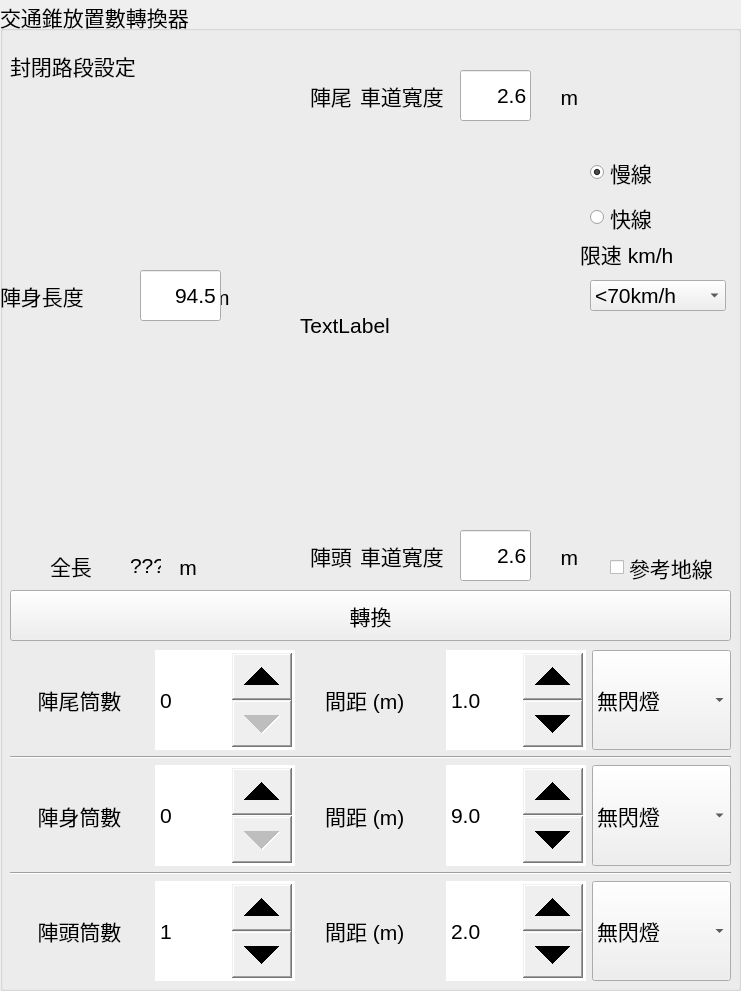
       <widget class="QGroupBox" name="groupBox_21">
        <property name="geometry">
         <rect>
          <x>560</x>
          <y>0</y>
          <width>741</width>
          <height>991</height>
         </rect>
        </property>
        <property name="sizePolicy">
         <sizepolicy hsizetype="Preferred" vsizetype="Preferred">
          <horstretch>0</horstretch>
          <verstretch>0</verstretch>
         </sizepolicy>
        </property>
        <property name="font">
         <font>
          <pointsize>16</pointsize>
         </font>
        </property>
        <property name="title">
         <string>交通錐放置數轉換器</string>
        </property>
        <widget class="QLabel" name="label_20">
         <property name="geometry">
          <rect>
           <x>310</x>
           <y>530</y>
           <width>61</width>
           <height>51</height>
          </rect>
         </property>
         <property name="font">
          <font>
           <pointsize>16</pointsize>
          </font>
         </property>
         <property name="toolTip">
          <string/>
         </property>
         <property name="frameShadow">
          <enum>QFrame::Plain</enum>
         </property>
         <property name="lineWidth">
          <number>1</number>
         </property>
         <property name="text">
          <string>陣頭</string>
         </property>
         <property name="margin">
          <number>10</number>
         </property>
        </widget>
        <widget class="QLabel" name="label_73">
         <property name="geometry">
          <rect>
           <x>360</x>
           <y>530</y>
           <width>241</width>
           <height>51</height>
          </rect>
         </property>
         <property name="font">
          <font>
           <pointsize>16</pointsize>
          </font>
         </property>
         <property name="toolTip">
          <string/>
         </property>
         <property name="frameShadow">
          <enum>QFrame::Plain</enum>
         </property>
         <property name="lineWidth">
          <number>1</number>
         </property>
         <property name="text">
          <string>車道寬度                    m</string>
         </property>
         <property name="margin">
          <number>10</number>
         </property>
        </widget>
        <widget class="QLineEdit" name="conePlaceConvStartLaneWidthLineEdit">
         <property name="geometry">
          <rect>
           <x>460</x>
           <y>530</y>
           <width>71</width>
           <height>51</height>
          </rect>
         </property>
         <property name="font">
          <font>
           <pointsize>16</pointsize>
          </font>
         </property>
         <property name="text">
          <string>2.6</string>
         </property>
         <property name="alignment">
          <set>Qt::AlignRight|Qt::AlignTrailing|Qt::AlignVCenter</set>
         </property>
        </widget>
        <widget class="QLabel" name="label_50">
         <property name="geometry">
          <rect>
           <x>310</x>
           <y>70</y>
           <width>61</width>
           <height>51</height>
          </rect>
         </property>
         <property name="font">
          <font>
           <pointsize>16</pointsize>
          </font>
         </property>
         <property name="toolTip">
          <string/>
         </property>
         <property name="frameShadow">
          <enum>QFrame::Plain</enum>
         </property>
         <property name="lineWidth">
          <number>1</number>
         </property>
         <property name="text">
          <string>陣尾</string>
         </property>
         <property name="margin">
          <number>10</number>
         </property>
        </widget>
        <widget class="QLabel" name="label_72">
         <property name="geometry">
          <rect>
           <x>360</x>
           <y>70</y>
           <width>251</width>
           <height>51</height>
          </rect>
         </property>
         <property name="font">
          <font>
           <pointsize>16</pointsize>
          </font>
         </property>
         <property name="toolTip">
          <string/>
         </property>
         <property name="frameShadow">
          <enum>QFrame::Plain</enum>
         </property>
         <property name="lineWidth">
          <number>1</number>
         </property>
         <property name="text">
          <string>車道寬度                    m</string>
         </property>
         <property name="margin">
          <number>10</number>
         </property>
        </widget>
        <widget class="QLineEdit" name="conePlaceConvEndLaneWidthLineEdit">
         <property name="geometry">
          <rect>
           <x>460</x>
           <y>70</y>
           <width>71</width>
           <height>51</height>
          </rect>
         </property>
         <property name="font">
          <font>
           <pointsize>16</pointsize>
          </font>
         </property>
         <property name="text">
          <string>2.6</string>
         </property>
         <property name="alignment">
          <set>Qt::AlignRight|Qt::AlignTrailing|Qt::AlignVCenter</set>
         </property>
        </widget>
        <widget class="QLabel" name="label_76">
         <property name="geometry">
          <rect>
           <x>0</x>
           <y>270</y>
           <width>271</width>
           <height>51</height>
          </rect>
         </property>
         <property name="font">
          <font>
           <pointsize>16</pointsize>
          </font>
         </property>
         <property name="toolTip">
          <string/>
         </property>
         <property name="frameShadow">
          <enum>QFrame::Plain</enum>
         </property>
         <property name="lineWidth">
          <number>1</number>
         </property>
         <property name="text">
          <string>陣身長度                      m</string>
         </property>
         <property name="margin">
          <number>10</number>
         </property>
        </widget>
        <widget class="QLineEdit" name="conePlaceConvLengthLineEdit">
         <property name="geometry">
          <rect>
           <x>140</x>
           <y>270</y>
           <width>81</width>
           <height>51</height>
          </rect>
         </property>
         <property name="font">
          <font>
           <pointsize>16</pointsize>
          </font>
         </property>
         <property name="text">
          <string>94.5</string>
         </property>
         <property name="alignment">
          <set>Qt::AlignRight|Qt::AlignTrailing|Qt::AlignVCenter</set>
         </property>
        </widget>
        <widget class="QRadioButton" name="fastSlowLaneRadioButton_0">
         <property name="geometry">
          <rect>
           <x>590</x>
           <y>152</y>
           <width>107</width>
           <height>41</height>
          </rect>
         </property>
         <property name="font">
          <font>
           <pointsize>16</pointsize>
          </font>
         </property>
         <property name="text">
          <string>慢線 </string>
         </property>
         <property name="checked">
          <bool>true</bool>
         </property>
        </widget>
        <widget class="QRadioButton" name="fastSlowLaneRadioButton_1">
         <property name="geometry">
          <rect>
           <x>590</x>
           <y>202</y>
           <width>107</width>
           <height>31</height>
          </rect>
         </property>
         <property name="font">
          <font>
           <pointsize>16</pointsize>
          </font>
         </property>
         <property name="text">
          <string>快線 </string>
         </property>
        </widget>
        <widget class="QLabel" name="label_68">
         <property name="geometry">
          <rect>
           <x>580</x>
           <y>228</y>
           <width>121</width>
           <height>51</height>
          </rect>
         </property>
         <property name="font">
          <font>
           <pointsize>16</pointsize>
          </font>
         </property>
         <property name="toolTip">
          <string/>
         </property>
         <property name="frameShadow">
          <enum>QFrame::Plain</enum>
         </property>
         <property name="lineWidth">
          <number>1</number>
         </property>
         <property name="text">
          <string>限速 km/h</string>
         </property>
         <property name="margin">
          <number>10</number>
         </property>
        </widget>
        <widget class="QComboBox" name="conePlaceRoadSpeedSelConvComboBox">
         <property name="geometry">
          <rect>
           <x>590</x>
           <y>280</y>
           <width>136</width>
           <height>31</height>
          </rect>
         </property>
         <property name="font">
          <font>
           <pointsize>16</pointsize>
          </font>
         </property>
         <item>
          <property name="text">
           <string>&lt;70km/h</string>
          </property>
         </item>
         <item>
          <property name="text">
           <string>70-80km/h</string>
          </property>
         </item>
         <item>
          <property name="text">
           <string>&gt;80km/h</string>
          </property>
         </item>
        </widget>
        <widget class="QPushButton" name="conePlaceConvButton">
         <property name="geometry">
          <rect>
           <x>10</x>
           <y>590</y>
           <width>721</width>
           <height>51</height>
          </rect>
         </property>
         <property name="font">
          <font>
           <pointsize>16</pointsize>
          </font>
         </property>
         <property name="text">
          <string>轉換</string>
         </property>
        </widget>
        <widget class="QWidget" name="gridLayoutWidget_27">
         <property name="geometry">
          <rect>
           <x>10</x>
           <y>650</y>
           <width>721</width>
           <height>331</height>
          </rect>
         </property>
         <property name="font">
          <font>
           <pointsize>16</pointsize>
          </font>
         </property>
         <layout class="QGridLayout" name="gridLayout_25">
          <item row="1" column="0" colspan="5">
           <widget class="Line" name="line_7">
            <property name="font">
             <font>
              <pointsize>16</pointsize>
             </font>
            </property>
            <property name="orientation">
             <enum>Qt::Horizontal</enum>
            </property>
           </widget>
          </item>
          <item row="3" column="0" colspan="5">
           <widget class="Line" name="line_6">
            <property name="font">
             <font>
              <pointsize>16</pointsize>
             </font>
            </property>
            <property name="orientation">
             <enum>Qt::Horizontal</enum>
            </property>
           </widget>
          </item>
          <item row="2" column="0">
           <widget class="QLabel" name="label_62">
            <property name="sizePolicy">
             <sizepolicy hsizetype="Preferred" vsizetype="Expanding">
              <horstretch>0</horstretch>
              <verstretch>0</verstretch>
             </sizepolicy>
            </property>
            <property name="font">
             <font>
              <pointsize>16</pointsize>
             </font>
            </property>
            <property name="text">
             <string>陣身筒數</string>
            </property>
            <property name="alignment">
             <set>Qt::AlignCenter</set>
            </property>
           </widget>
          </item>
          <item row="4" column="0">
           <widget class="QLabel" name="label_65">
            <property name="sizePolicy">
             <sizepolicy hsizetype="Preferred" vsizetype="Expanding">
              <horstretch>0</horstretch>
              <verstretch>0</verstretch>
             </sizepolicy>
            </property>
            <property name="font">
             <font>
              <pointsize>16</pointsize>
             </font>
            </property>
            <property name="text">
             <string>陣頭筒數</string>
            </property>
            <property name="alignment">
             <set>Qt::AlignCenter</set>
            </property>
           </widget>
          </item>
          <item row="0" column="0">
           <widget class="QLabel" name="label_23">
            <property name="sizePolicy">
             <sizepolicy hsizetype="Preferred" vsizetype="Expanding">
              <horstretch>0</horstretch>
              <verstretch>0</verstretch>
             </sizepolicy>
            </property>
            <property name="font">
             <font>
              <pointsize>16</pointsize>
             </font>
            </property>
            <property name="text">
             <string>陣尾筒數</string>
            </property>
            <property name="alignment">
             <set>Qt::AlignCenter</set>
            </property>
           </widget>
          </item>
          <item row="2" column="1">
           <widget class="QSpinBox" name="numOfConeToPlaceSpinBox_1">
            <property name="sizePolicy">
             <sizepolicy hsizetype="Minimum" vsizetype="Expanding">
              <horstretch>0</horstretch>
              <verstretch>0</verstretch>
             </sizepolicy>
            </property>
            <property name="font">
             <font>
              <pointsize>16</pointsize>
             </font>
            </property>
            <property name="styleSheet">
             <string notr="true">QSpinBox::up-button{width:60}
QSpinBox::down-button{width:60}
</string>
            </property>
            <property name="minimum">
             <number>0</number>
            </property>
            <property name="maximum">
             <number>999</number>
            </property>
            <property name="value">
             <number>0</number>
            </property>
           </widget>
          </item>
          <item row="4" column="1">
           <widget class="QSpinBox" name="numOfConeToPlaceSpinBox_0">
            <property name="sizePolicy">
             <sizepolicy hsizetype="Minimum" vsizetype="Expanding">
              <horstretch>0</horstretch>
              <verstretch>0</verstretch>
             </sizepolicy>
            </property>
            <property name="font">
             <font>
              <pointsize>16</pointsize>
             </font>
            </property>
            <property name="styleSheet">
             <string notr="true">QSpinBox::up-button{width:60}
QSpinBox::down-button{width:60}
</string>
            </property>
            <property name="minimum">
             <number>0</number>
            </property>
            <property name="maximum">
             <number>999</number>
            </property>
            <property name="value">
             <number>1</number>
            </property>
            <property name="displayIntegerBase">
             <number>10</number>
            </property>
           </widget>
          </item>
          <item row="0" column="2">
           <widget class="QLabel" name="label_21">
            <property name="sizePolicy">
             <sizepolicy hsizetype="Preferred" vsizetype="Expanding">
              <horstretch>0</horstretch>
              <verstretch>0</verstretch>
             </sizepolicy>
            </property>
            <property name="font">
             <font>
              <pointsize>16</pointsize>
             </font>
            </property>
            <property name="text">
             <string>間距 (m)  </string>
            </property>
            <property name="alignment">
             <set>Qt::AlignCenter</set>
            </property>
           </widget>
          </item>
          <item row="2" column="2">
           <widget class="QLabel" name="label_22">
            <property name="sizePolicy">
             <sizepolicy hsizetype="Preferred" vsizetype="Expanding">
              <horstretch>0</horstretch>
              <verstretch>0</verstretch>
             </sizepolicy>
            </property>
            <property name="font">
             <font>
              <pointsize>16</pointsize>
             </font>
            </property>
            <property name="text">
             <string>間距 (m)  </string>
            </property>
            <property name="alignment">
             <set>Qt::AlignCenter</set>
            </property>
           </widget>
          </item>
          <item row="4" column="2">
           <widget class="QLabel" name="label_67">
            <property name="sizePolicy">
             <sizepolicy hsizetype="Preferred" vsizetype="Expanding">
              <horstretch>0</horstretch>
              <verstretch>0</verstretch>
             </sizepolicy>
            </property>
            <property name="font">
             <font>
              <pointsize>16</pointsize>
             </font>
            </property>
            <property name="text">
             <string>間距 (m)  </string>
            </property>
            <property name="alignment">
             <set>Qt::AlignCenter</set>
            </property>
           </widget>
          </item>
          <item row="0" column="3">
           <widget class="QDoubleSpinBox" name="ConeSpacingSpinBox_2">
            <property name="sizePolicy">
             <sizepolicy hsizetype="Minimum" vsizetype="Expanding">
              <horstretch>0</horstretch>
              <verstretch>0</verstretch>
             </sizepolicy>
            </property>
            <property name="font">
             <font>
              <pointsize>16</pointsize>
             </font>
            </property>
            <property name="styleSheet">
             <string notr="true">QDoubleSpinBox::up-button{width:60}
QDoubleSpinBox::down-button{width:60}
</string>
            </property>
            <property name="decimals">
             <number>1</number>
            </property>
            <property name="singleStep">
             <double>0.100000000000000</double>
            </property>
            <property name="value">
             <double>1.000000000000000</double>
            </property>
           </widget>
          </item>
          <item row="2" column="3">
           <widget class="QDoubleSpinBox" name="ConeSpacingSpinBox_1">
            <property name="sizePolicy">
             <sizepolicy hsizetype="Minimum" vsizetype="Expanding">
              <horstretch>0</horstretch>
              <verstretch>0</verstretch>
             </sizepolicy>
            </property>
            <property name="font">
             <font>
              <pointsize>16</pointsize>
             </font>
            </property>
            <property name="styleSheet">
             <string notr="true">QDoubleSpinBox::up-button{width:60}
QDoubleSpinBox::down-button{width:60}
</string>
            </property>
            <property name="decimals">
             <number>1</number>
            </property>
            <property name="singleStep">
             <double>0.100000000000000</double>
            </property>
            <property name="value">
             <double>9.000000000000000</double>
            </property>
           </widget>
          </item>
          <item row="0" column="1">
           <widget class="QSpinBox" name="numOfConeToPlaceSpinBox_2">
            <property name="sizePolicy">
             <sizepolicy hsizetype="Minimum" vsizetype="Expanding">
              <horstretch>0</horstretch>
              <verstretch>0</verstretch>
             </sizepolicy>
            </property>
            <property name="font">
             <font>
              <pointsize>16</pointsize>
             </font>
            </property>
            <property name="styleSheet">
             <string notr="true">QSpinBox::up-button{width:60}
QSpinBox::down-button{width:60}
</string>
            </property>
            <property name="minimum">
             <number>0</number>
            </property>
            <property name="maximum">
             <number>999</number>
            </property>
            <property name="value">
             <number>0</number>
            </property>
           </widget>
          </item>
          <item row="4" column="3">
           <widget class="QDoubleSpinBox" name="ConeSpacingSpinBox_0">
            <property name="sizePolicy">
             <sizepolicy hsizetype="Minimum" vsizetype="Expanding">
              <horstretch>0</horstretch>
              <verstretch>0</verstretch>
             </sizepolicy>
            </property>
            <property name="font">
             <font>
              <pointsize>16</pointsize>
             </font>
            </property>
            <property name="styleSheet">
             <string notr="true">QDoubleSpinBox::up-button{width:60}
QDoubleSpinBox::down-button{width:60}
</string>
            </property>
            <property name="decimals">
             <number>1</number>
            </property>
            <property name="singleStep">
             <double>0.100000000000000</double>
            </property>
            <property name="value">
             <double>2.000000000000000</double>
            </property>
           </widget>
          </item>
          <item row="0" column="4">
           <widget class="QComboBox" name="comboBox">
            <property name="sizePolicy">
             <sizepolicy hsizetype="Preferred" vsizetype="Expanding">
              <horstretch>0</horstretch>
              <verstretch>0</verstretch>
             </sizepolicy>
            </property>
            <property name="font">
             <font>
              <pointsize>16</pointsize>
             </font>
            </property>
            <property name="currentText">
             <string notr="true">無閃燈</string>
            </property>
            <item>
             <property name="text">
              <string>無閃燈</string>
             </property>
            </item>
           </widget>
          </item>
          <item row="2" column="4">
           <widget class="QComboBox" name="comboBox_2">
            <property name="sizePolicy">
             <sizepolicy hsizetype="Preferred" vsizetype="Expanding">
              <horstretch>0</horstretch>
              <verstretch>0</verstretch>
             </sizepolicy>
            </property>
            <property name="font">
             <font>
              <pointsize>16</pointsize>
             </font>
            </property>
            <property name="currentText">
             <string notr="true">無閃燈</string>
            </property>
            <item>
             <property name="text">
              <string>無閃燈</string>
             </property>
            </item>
           </widget>
          </item>
          <item row="4" column="4">
           <widget class="QComboBox" name="comboBox_3">
            <property name="sizePolicy">
             <sizepolicy hsizetype="Preferred" vsizetype="Expanding">
              <horstretch>0</horstretch>
              <verstretch>0</verstretch>
             </sizepolicy>
            </property>
            <property name="font">
             <font>
              <pointsize>16</pointsize>
             </font>
            </property>
            <property name="currentText">
             <string notr="true">無閃燈</string>
            </property>
            <item>
             <property name="text">
              <string>無閃燈</string>
             </property>
            </item>
           </widget>
          </item>
         </layout>
        </widget>
        <widget class="QLabel" name="label_71">
         <property name="geometry">
          <rect>
           <x>50</x>
           <y>540</y>
           <width>191</width>
           <height>51</height>
          </rect>
         </property>
         <property name="font">
          <font>
           <pointsize>16</pointsize>
          </font>
         </property>
         <property name="toolTip">
          <string/>
         </property>
         <property name="frameShadow">
          <enum>QFrame::Plain</enum>
         </property>
         <property name="lineWidth">
          <number>1</number>
         </property>
         <property name="text">
          <string>全長               m</string>
         </property>
         <property name="margin">
          <number>10</number>
         </property>
        </widget>
        <widget class="QLabel" name="conePlaceConvTotalLengthLabel">
         <property name="geometry">
          <rect>
           <x>130</x>
           <y>540</y>
           <width>31</width>
           <height>51</height>
          </rect>
         </property>
         <property name="font">
          <font>
           <pointsize>16</pointsize>
          </font>
         </property>
         <property name="text">
          <string>???</string>
         </property>
        </widget>
        <widget class="QLabel" name="label_64">
         <property name="geometry">
          <rect>
           <x>10</x>
           <y>40</y>
           <width>151</width>
           <height>51</height>
          </rect>
         </property>
         <property name="font">
          <font>
           <pointsize>16</pointsize>
          </font>
         </property>
         <property name="toolTip">
          <string/>
         </property>
         <property name="frameShadow">
          <enum>QFrame::Plain</enum>
         </property>
         <property name="lineWidth">
          <number>1</number>
         </property>
         <property name="text">
          <string>封閉路段設定 </string>
         </property>
         <property name="margin">
          <number>10</number>
         </property>
        </widget>
        <widget class="QCheckBox" name="placeRoadmarkCheckBox_0">
         <property name="geometry">
          <rect>
           <x>610</x>
           <y>550</y>
           <width>121</width>
           <height>35</height>
          </rect>
         </property>
         <property name="font">
          <font>
           <pointsize>16</pointsize>
          </font>
         </property>
         <property name="text">
          <string>參考地線</string>
         </property>
        </widget>
        <widget class="QLabel" name="label_52">
         <property name="geometry">
          <rect>
           <x>300</x>
           <y>150</y>
           <width>231</width>
           <height>351</height>
          </rect>
         </property>
         <property name="font">
          <font>
           <pointsize>16</pointsize>
          </font>
         </property>
         <property name="text">
          <string>TextLabel</string>
         </property>
        </widget>
       </widget>
